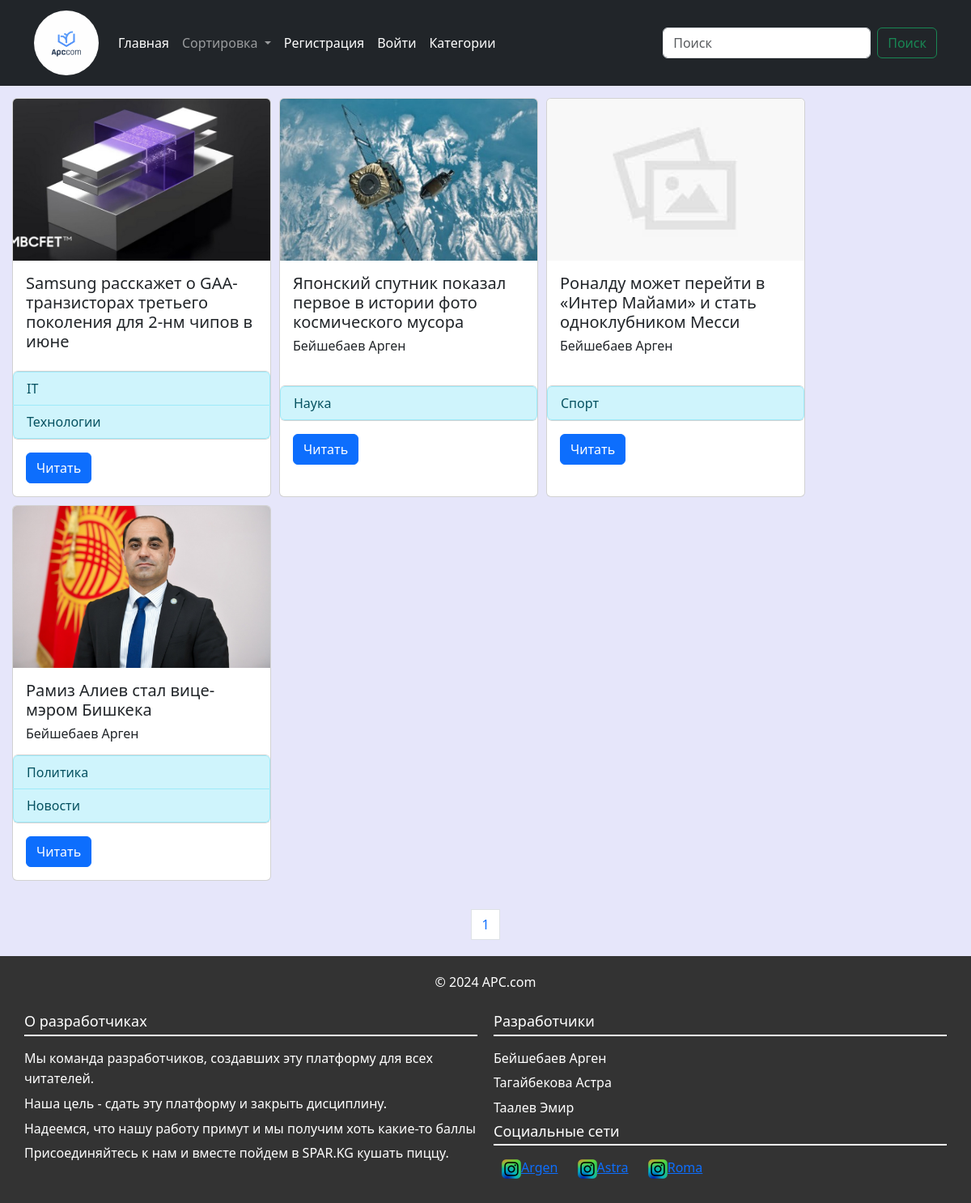
The page / on the database its author committed.
### article/models.py (models this page shows, shortened)
class Article(models.Model):
    author = models.ForeignKey('auth.User', on_delete=models.CASCADE, related_name='articles', null=True)
    image = models.ImageField(upload_to='media/', null=True, blank=True)
    title = models.CharField(max_length=155)
    content = models.TextField()
    created_date = models.DateTimeField(auto_now_add=True)
    updated_date = models.DateTimeField(auto_now=True)
    categories = models.ManyToManyField(Category, blank=True, related_name='articles')
    class Meta:
        verbose_name = "Статья"
        verbose_name_plural = "Статьи"
        db_table = 'Article'

class Category(models.Model):
    title = models.CharField(max_length=100)
    class Meta:
        verbose_name = "Категория"
        verbose_name_plural = "Категории"
        db_table = "Category"

### article/views.py (the view)
# urls.py: path('', main_view, name='main'),
def main_view(request):
    sort = request.GET.get('sort', None)
    if sort == 'А-Я':
        articles = Article.objects.all().order_by('title')
    elif sort == 'Я-А':
        articles = Article.objects.all().order_by('-title')
    else:
        articles = Article.objects.all().order_by('-created_date')
    search = request.GET.get('search')
    if search:
        articles = Article.objects.filter(
            Q(title__icontains=search) | Q(content__icontains=search)
        )
    page = int(request.GET.get('page', 1))
    limit = 8
    max_page = articles.count() / limit
    if round(max_page) < max_page:
        max_page = round(max_page) + 1
    else:
        max_page = round(max_page)
    start = (page - 1) * limit
    end = page * limit
    articles = articles[start:end]
    context = {'articles': articles, 'sort': sort, 'max_page': range(1, max_page + 1)}
    return render(request, 'article/main.html', context)

### templates/article/main.html (shortened to what this page needs)
{% extends 'index.html' %}
{% load static %}
{% block content %}
<!DOCTYPE html>
<html lang="ru">
<head>
    <link rel="stylesheet" href="{% static 'css/main_style.css' %}">
</head>
<body>
    <div style="display: flex; flex-wrap: wrap; padding: 10px">
        {% for article in articles %}
            <div class="card" style="width: 20rem; margin: 5px">
                {% if article.image %}
                    <img src="/media/{{ article.image }}" class="card-img-top">
                {% else %}
                    <img src="{% static 'default_image.jpg' %}" class="card-img-top">
                {% endif %}
                <div class="card-body">
                    <h5 class="card-title">{{ article.title }}</h5>
                    <h6 class="card-text">{{ article.author.last_name }} {{ article.author.first_name }}</h6>
                </div>
                <ul class="list-group">
                    {% for category in article.categories.all %}
                        <a class="list-group-item list-group-item-action list-group-item-info" href="/categories/{{ category.id }}">{{ category.title }}</a>
                    {% endfor %}
                </ul>
                <div class="card-body">
                    <a href="/articles/{{ article.id }}" class="btn btn-primary">Читать</a>
                </div>
            </div>
        {% endfor %}
    </div>
    <div class="pagination" style="display: flex; justify-content: center; margin-top: 20px; margin-bottom: 20px">
    {% for i in max_page %}
        <a href="/?page={{ i }}&sort={{ sort }}" class="page-link" >{{ i }}</a>
    {% endfor %}
    </div>
</body>
</html>
{% endblock %}

### templates/index.html (shortened to what this page needs)
{% load static %}
<!doctype html>
<html lang="ru">
<head>
    <link rel="stylesheet" href="https://cdn.jsdelivr.net/npm/bootstrap@5.3.2/dist/css/bootstrap.min.css"
>
    <link rel="stylesheet" href="{% static 'css/footer_style.css' %}">
</head>
<body style="background-color: lavender">
    <header>
        <nav class="navbar navbar-expand-lg bg-body-tertiary, navbar navbar-dark bg-dark">
            <div class="container">
                <a class="navbar-brand" href="/">
                    <img src="{% static 'logo.png' %}" width="80" style="border-radius: 50px">
                </a>
                <div class="collapse navbar-collapse" id="navbarSupportedContent">
                    <ul class="navbar-nav me-auto mb-2 mb-lg-0">
                        <li class="nav-item">
                            <a class="nav-link active" aria-current="page" href="/">Главная</a>
                        </li>
                        <li class="nav-item dropdown">
                            <a class="nav-link dropdown-toggle" href="#" role="button" data-bs-toggle="dropdown"
                               aria-expanded="false">
                            Сортировка
                            </a>
                        </li>
                        {% if user.is_authenticated %}
                            <li class="nav-item">
                                <a class="nav-link" href="/create/">Создать</a>
                            </li>
                            <li class="nav-item">
                                <a class="nav-link active" aria-current="page" href="/logout/">Выйти</a>
                            </li>
                            <li class="nav-item">
                            <a class="nav-link active" aria-current="page" href="/profile/">Профиль</a>
                            </li>
                        {% else %}
                        <li class="nav-item">
                            <a class="nav-link active" aria-current="page" href="/register/">Регистрация</a>
                        </li>
                        <li class="nav-item">
                            <a class="nav-link active" aria-current="page" href="/login/">Войти</a>
                        </li>
                        {% endif %}
                        <li class="nav-item">
                            <a class="nav-link active" aria-current="page" href="/categories/">Категории</a>
                        </li>
                    </ul>
                    <form class="d-flex" role="search" method="get">
                        <input type="text" class="form-control me-2" value="{{ request.GET.search }}" name="search" placeholder="Поиск" aria-label="Search">
                        <button class="btn btn-outline-success" type="submit">Поиск</button>
                    </form>
                </div>
            </div>
        </nav>
    </header>
    {% block content %}
    {% endblock %}
    <footer>
        <div style="text-align: center"><p>&copy; 2024 APC.com</p></div>
        <div class="footer-container">
            <div class="footer-column">
                <h3>О разработчиках</h3>
            <p>Мы команда разработчиков, создавших эту платформу для всех читателей.</p>
            <p>Наша цель - сдать эту платформу и закрыть дисциплину.</p>
            <p>Надеемся, что нашу работу примут и мы получим хоть какие-то баллы</p>
            <p>Присоединяйтесь к нам и вместе пойдем в SPAR.KG кушать пиццу.</p>            </div>
            <div class="footer-column">
                <h3>Разработчики</h3>
                <p>Бейшебаев Арген</p>
                <p>Тагайбекова Астра</p>
                <p>Таалев Эмир</p>
                <h3>Социальные сети</h3>
                <div class="social-links">
                    <a href="https://www.instagram.com/bshv01/"><img src="{% static 'instagram_logo.png' %}" alt="Instagram">Argen</a>
                    <a href="https://www.instagram.com/astrajanka/"><img src="{% static 'instagram_logo.png' %}" alt="Instagram">Astra</a>
                    <a href="https://www.instagram.com/tlvromash/"><img src="{% static 'instagram_logo.png' %}" alt="Instagram">Roma</a>
                </div>
            </div>
        </div>
    </footer>
</body>
</html>

### static/css/footer_style.css (style rules this page uses)
footer { background-color: #333; color: #fff; padding: 20px 0; }
.footer-container { display: flex; justify-content: space-around; align-items: flex-start; max-width: 1200px; margin: 0 auto; padding: 0 20px; }
.footer-column { flex: 1; margin: 10px; }
.footer-column h3 { margin-bottom: 15px; font-size: 18px; border-bottom: 2px solid #fff; padding-bottom: 5px; }
.footer-column p { margin: 5px 0; line-height: 1.6; }
.social-links a { display: inline-block; margin: 0 10px; }
.social-links img { width: 24px; height: 24px; filter: invert(100%); }

### static/css/main_style.css (style rules this page uses)
.card-img-top { height: 200px; object-fit: cover; }

### rows shown on the page
Article: image (picture), title "Samsung расскажет о GAA-транзисторах третьего поколения для 2-нм чипов в июне"
Category: title "IT"
Category: title "Технологии"
Article: image (picture), title "Японский спутник показал первое в истории фото космического мусора", author.last_name "Бейшебаев", author.first_name "Арген"
Category: title "Наука"
Article: title "Роналду может перейти в «Интер Майами» и стать одноклубником Месси", author.last_name "Бейшебаев", author.first_name "Арген"
Category: title "Спорт"
Article: image (picture), title "Рамиз Алиев стал вице-мэром Бишкека", author.last_name "Бейшебаев", author.first_name "Арген"
Category: title "Политика"
Category: title "Новости"

### other values the page prints
{{ i }} "1"
